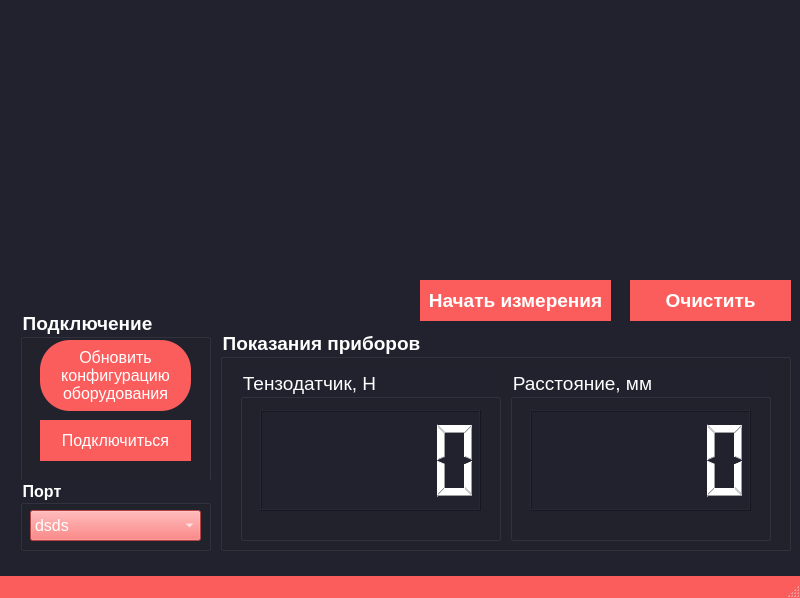
<?xml version="1.0" encoding="UTF-8"?>
<ui version="4.0">
 <class>MainWindow</class>
 <widget class="QMainWindow" name="MainWindow">
  <property name="geometry">
   <rect>
    <x>0</x>
    <y>0</y>
    <width>800</width>
    <height>598</height>
   </rect>
  </property>
  <property name="windowTitle">
   <string>Разрывная машина</string>
  </property>
  <property name="styleSheet">
   <string notr="true">QMainWindow{
	color: white;
	background-color: #fb5d5d;
}
</string>
  </property>
  <widget class="QWidget" name="centralwidget">
   <property name="styleSheet">
    <string notr="true">background-color: #22222e;
</string>
   </property>
   <widget class="PlotWidget" name="graphWidget" native="true">
    <property name="geometry">
     <rect>
      <x>20</x>
      <y>20</y>
      <width>761</width>
      <height>241</height>
     </rect>
    </property>
   </widget>
   <widget class="QGroupBox" name="connectBox">
    <property name="geometry">
     <rect>
      <x>20</x>
      <y>310</y>
      <width>191</width>
      <height>171</height>
     </rect>
    </property>
    <property name="font">
     <font>
      <family>Arial</family>
      <pointsize>14</pointsize>
      <weight>75</weight>
      <italic>false</italic>
      <bold>true</bold>
      <underline>false</underline>
      <strikeout>false</strikeout>
     </font>
    </property>
    <property name="styleSheet">
     <string notr="true">color: white;
</string>
    </property>
    <property name="title">
     <string>Подключение</string>
    </property>
    <widget class="QPushButton" name="updateComButton">
     <property name="geometry">
      <rect>
       <x>20</x>
       <y>30</y>
       <width>151</width>
       <height>71</height>
      </rect>
     </property>
     <property name="sizePolicy">
      <sizepolicy hsizetype="Fixed" vsizetype="Fixed">
       <horstretch>0</horstretch>
       <verstretch>0</verstretch>
      </sizepolicy>
     </property>
     <property name="maximumSize">
      <size>
       <width>15555</width>
       <height>16777215</height>
      </size>
     </property>
     <property name="font">
      <font>
       <family>MS Shell Dlg 2</family>
       <pointsize>12</pointsize>
       <weight>50</weight>
       <italic>false</italic>
       <bold>false</bold>
       <underline>false</underline>
       <strikeout>false</strikeout>
      </font>
     </property>
     <property name="acceptDrops">
      <bool>false</bool>
     </property>
     <property name="styleSheet">
      <string notr="true">QPushButton{
	color: white;
	background-color: #fb5d5d;
	border-radius: 30;
}

QPushButton:pressed{
	background-color: #fa4244
}</string>
     </property>
     <property name="text">
      <string>Обновить
конфигурацию
оборудования</string>
     </property>
     <property name="checkable">
      <bool>false</bool>
     </property>
     <property name="autoRepeat">
      <bool>false</bool>
     </property>
     <property name="autoExclusive">
      <bool>false</bool>
     </property>
     <property name="autoDefault">
      <bool>false</bool>
     </property>
     <property name="default">
      <bool>false</bool>
     </property>
     <property name="flat">
      <bool>false</bool>
     </property>
    </widget>
    <widget class="QPushButton" name="connectComButton">
     <property name="geometry">
      <rect>
       <x>20</x>
       <y>110</y>
       <width>151</width>
       <height>41</height>
      </rect>
     </property>
     <property name="font">
      <font>
       <family>Arial</family>
       <pointsize>12</pointsize>
       <weight>50</weight>
       <italic>false</italic>
       <bold>false</bold>
       <underline>false</underline>
       <strikeout>false</strikeout>
      </font>
     </property>
     <property name="styleSheet">
      <string notr="true">QPushButton{
	color: white;
	background-color: #fb5d5d;
	border-radius: 30;
}

QPushButton:pressed{
	background-color: #fa4244
}</string>
     </property>
     <property name="text">
      <string>Подключиться</string>
     </property>
    </widget>
   </widget>
   <widget class="QGroupBox" name="portBox">
    <property name="geometry">
     <rect>
      <x>20</x>
      <y>480</y>
      <width>191</width>
      <height>71</height>
     </rect>
    </property>
    <property name="font">
     <font>
      <family>Arial</family>
      <pointsize>12</pointsize>
      <weight>75</weight>
      <bold>true</bold>
      <underline>false</underline>
     </font>
    </property>
    <property name="styleSheet">
     <string notr="true">color: white;</string>
    </property>
    <property name="title">
     <string>Порт</string>
    </property>
    <widget class="QComboBox" name="portComboBox">
     <property name="geometry">
      <rect>
       <x>10</x>
       <y>30</y>
       <width>171</width>
       <height>31</height>
      </rect>
     </property>
     <property name="font">
      <font>
       <family>Arial</family>
       <pointsize>12</pointsize>
      </font>
     </property>
     <property name="styleSheet">
      <string notr="true">QComboBox{
	color: white;
	background-color: #fb5d5d;
}
</string>
     </property>
     <item>
      <property name="text">
       <string>dsds</string>
      </property>
     </item>
     <item>
      <property name="text">
       <string>dsdsds</string>
      </property>
     </item>
    </widget>
   </widget>
   <widget class="QGroupBox" name="readingInstrumentBox">
    <property name="geometry">
     <rect>
      <x>220</x>
      <y>330</y>
      <width>571</width>
      <height>221</height>
     </rect>
    </property>
    <property name="font">
     <font>
      <family>Arial</family>
      <pointsize>14</pointsize>
      <weight>75</weight>
      <bold>true</bold>
     </font>
    </property>
    <property name="styleSheet">
     <string notr="true">color: white;
</string>
    </property>
    <property name="title">
     <string>Показания приборов</string>
    </property>
    <widget class="QGroupBox" name="tensoBox">
     <property name="geometry">
      <rect>
       <x>20</x>
       <y>40</y>
       <width>261</width>
       <height>171</height>
      </rect>
     </property>
     <property name="font">
      <font>
       <family>Arial</family>
       <pointsize>14</pointsize>
       <weight>50</weight>
       <bold>false</bold>
      </font>
     </property>
     <property name="styleSheet">
      <string notr="true">color: white;</string>
     </property>
     <property name="title">
      <string>Тензодатчик, Н</string>
     </property>
     <widget class="QLCDNumber" name="valueTensoLcd">
      <property name="geometry">
       <rect>
        <x>20</x>
        <y>40</y>
        <width>221</width>
        <height>101</height>
       </rect>
      </property>
     </widget>
    </widget>
    <widget class="QGroupBox" name="distanceBox">
     <property name="geometry">
      <rect>
       <x>290</x>
       <y>40</y>
       <width>261</width>
       <height>171</height>
      </rect>
     </property>
     <property name="font">
      <font>
       <family>Arial</family>
       <pointsize>14</pointsize>
       <weight>50</weight>
       <bold>false</bold>
      </font>
     </property>
     <property name="styleSheet">
      <string notr="true">color: white;</string>
     </property>
     <property name="title">
      <string>Расстояние, мм</string>
     </property>
     <widget class="QLCDNumber" name="valueDistanceLcd">
      <property name="geometry">
       <rect>
        <x>20</x>
        <y>40</y>
        <width>221</width>
        <height>101</height>
       </rect>
      </property>
     </widget>
    </widget>
   </widget>
   <widget class="QPushButton" name="startGraph">
    <property name="geometry">
     <rect>
      <x>420</x>
      <y>280</y>
      <width>191</width>
      <height>41</height>
     </rect>
    </property>
    <property name="font">
     <font>
      <family>Arial</family>
      <pointsize>14</pointsize>
      <weight>75</weight>
      <bold>true</bold>
     </font>
    </property>
    <property name="styleSheet">
     <string notr="true">QPushButton{
	color: white;
	background-color: #fb5d5d;
	border-radius: 30;
}

QPushButton:pressed{
	background-color: #fa4244
}</string>
    </property>
    <property name="text">
     <string>Начать измерения</string>
    </property>
   </widget>
   <widget class="QPushButton" name="clearGraph">
    <property name="geometry">
     <rect>
      <x>630</x>
      <y>280</y>
      <width>161</width>
      <height>41</height>
     </rect>
    </property>
    <property name="font">
     <font>
      <family>Arial</family>
      <pointsize>14</pointsize>
      <weight>75</weight>
      <bold>true</bold>
     </font>
    </property>
    <property name="styleSheet">
     <string notr="true">QPushButton{
	color: white;
	background-color: #fb5d5d;
	border-radius: 30;
}

QPushButton:pressed{
	background-color: #fa4244
}</string>
    </property>
    <property name="text">
     <string>Очистить</string>
    </property>
   </widget>
  </widget>
  <widget class="QStatusBar" name="statusbar"/>
 </widget>
 <customwidgets>
  <customwidget>
   <class>PlotWidget</class>
   <extends>QWidget</extends>
   <header>pyqtgraph</header>
   <container>1</container>
  </customwidget>
 </customwidgets>
 <resources/>
 <connections/>
</ui>
